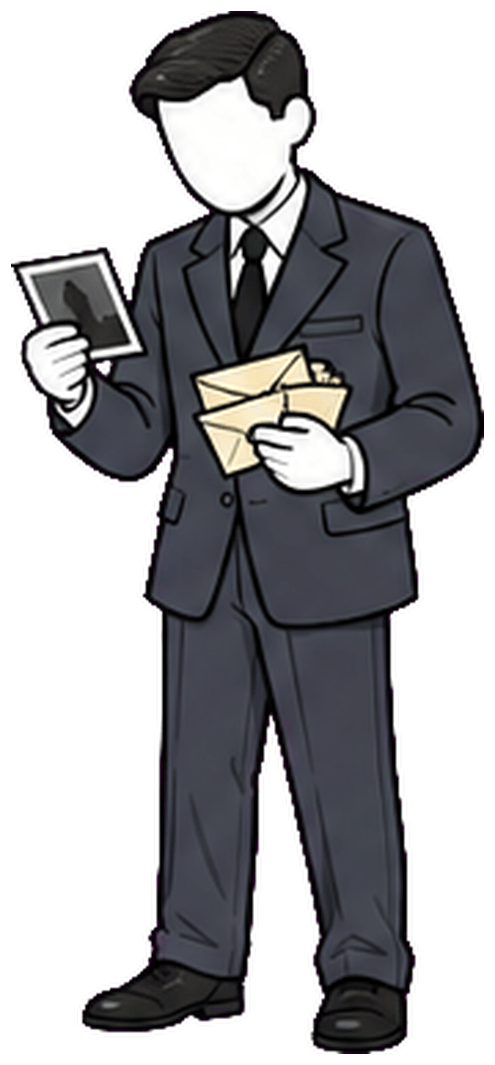
#> input picture brand/characters/ww2/uk-intel-officer-photo-letters.png, 495 x 1065 px
$ python -i alive.py   (imports and definitions only)
#> lines starting #> are read from the running program, lines starting #| are printed output that depends on the picture; after the words box and inside, x2 and y2 are one past the last pixel; in counts of white or black regions, pixels touching at a corner belong together
#!/usr/bin/env python3
"""Bring a pose image to life without cutting it into limbs.

The pose stays ONE image (Firas's rule: no separate limbs). We bend it with a
moving-least-squares rigid warp (Schaefer et al. 2006): a few handles (feet,
hips, chest, head, hands) move a little every frame and the whole picture
follows smoothly, so nothing can come apart at the joints. Small handle moves
read as a real body: breathing, weight shifts, head nods, hand gestures on the
stressed words, a laugh, a tremble, a bobbing walk.

Rig (handles in image pixels) comes from rig.json next to the image when it has
an entry, otherwise it is detected: the faces and hands of this cast are plain
white shapes inside the black outline.

  python3 scripts/nerd/alive.py rig <png> ...           # print detected rigs
  python3 scripts/nerd/alive.py sheet <out.jpg> <png>... # rig overlay for checking
  python3 scripts/nerd/alive.py demo <png> <style> <out.mp4> [seconds]
"""
import json
import math
import sys
from pathlib import Path

import cv2
import numpy as np
from PIL import Image

FPS = 60
MOTION_VERSION = 4   # bump when the motion code changes, so cached clips are rebuilt
REPO = Path(__file__).resolve().parents[2]
RIG_FILES = [REPO / "brand/narrator-poses/rig.json"] + sorted(REPO.glob("brand/characters/*/rig.json"))


# ---------------------------------------------------------------------------- image
def load_rgba(path):
    return np.array(Image.open(path).convert("RGBA"))
#> returned value is the input picture: shape (1065, 495, 4); mean R, G, B, A 88.6, 106.2, 93.3, 142.2


# ---------------------------------------------------------------------------- rig
def rig_for(path):
    """Rig from <dir>/rig.json if present (keys are file stems), else detected."""
    path = Path(path)
    f = path.parent / "rig.json"
    if f.exists():
        r = json.loads(f.read_text()).get(path.stem)
        if r:
            return r
    return detect_rig(load_rgba(path))


# [8 lines left out: function find_rig, not called in this run]


def detect_rig(im):
    a = im[..., 3] > 128
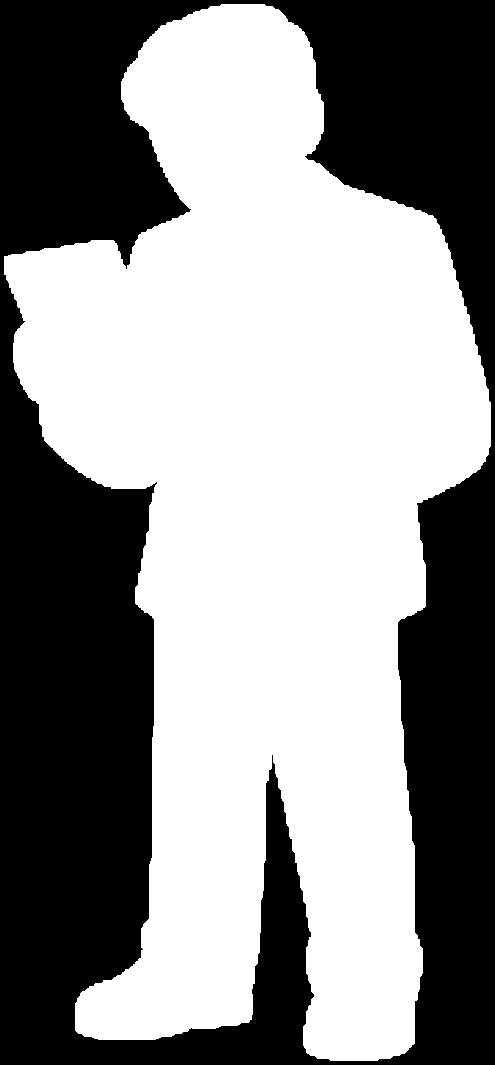
#> a: shape (1065, 495) bool; 55.8% white; 1 black region, box (x1, y1, x2, y2) and area: (0, 0, 495, 1065) 233097
    ys, xs = np.nonzero(a)
    x0, x1, y0, y1 = xs.min(), xs.max(), ys.min(), ys.max()
#> x0 = 4; x1 = 490; y0 = 4; y1 = 1060
    h = y1 - y0
#> h = 1056
    # white interiors (face, hands): drop the outer white stroke by eroding the silhouette
    inner = cv2.erode(a.astype(np.uint8), np.ones((15, 15), np.uint8)) > 0
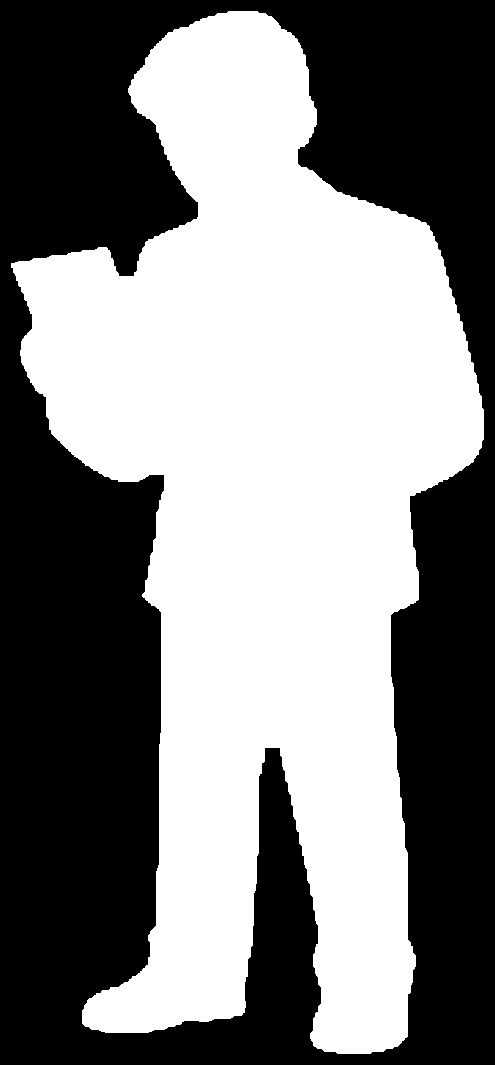
#> inner: shape (1065, 495) bool; 50.2% white; 1 black region, box (x1, y1, x2, y2) and area: (0, 0, 495, 1065) 262595
    rgb = im[..., :3].astype(int)
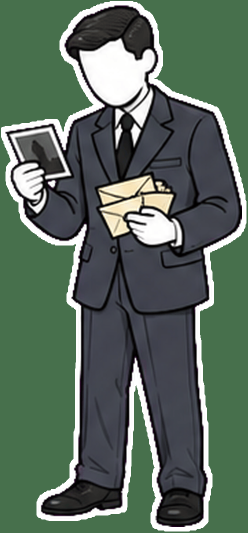
#> rgb: shape (1065, 495, 3) int64 (shown at 1/2 size); mean R, G, B 88.6, 106.2, 93.3
    white = inner & (rgb.min(axis=2) > 215) & (rgb.max(axis=2) - rgb.min(axis=2) < 30)
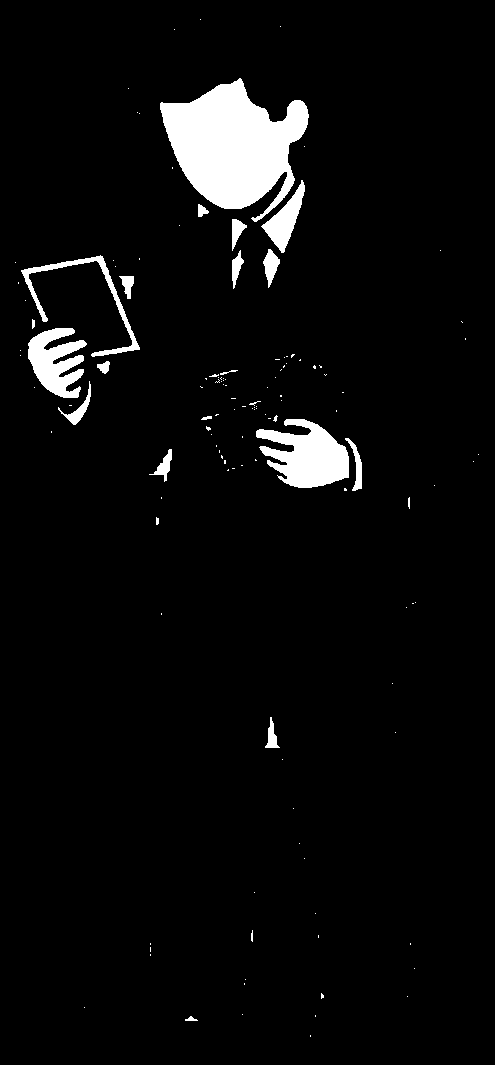
#> white: shape (1065, 495) bool; 4.6% white; 129 white regions (107 under 20 px), largest, box (x1, y1, x2, y2) and area: (160, 78, 309, 222) 12297, (256, 419, 349, 488) 3957, (28, 328, 87, 398) 2488
    n, lab, st, cen = cv2.connectedComponentsWithStats(white.astype(np.uint8), 8)
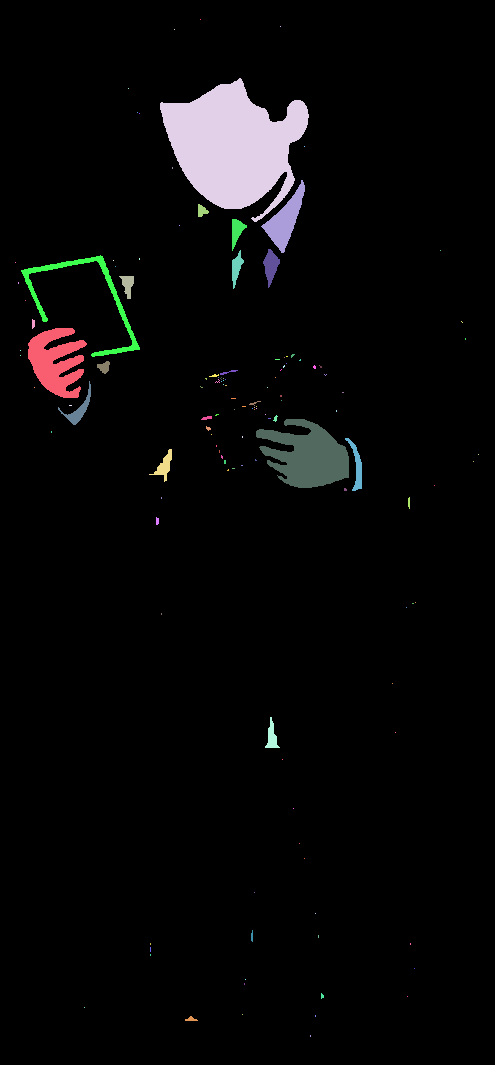
#> lab: shape (1065, 495) int32; 130 distinct labels, from 0 to 129; one colour per label, 0 black
#> n = 130; st = 130 rows, first 6: [0, 0, 495, 1065, 503095], [200, 19, 1, 1, 1], [280, 26, 1, 1, 1], [174, 29, 1, 1, 1], [160, 78, 149, 144, 12297], [128, 88, 1, 1, 1]; cen = 130 pairs, first value 15 to 478, second value 19 to 1035.5
    blobs = [(st[k, cv2.CC_STAT_AREA], cen[k]) for k in range(1, n) if st[k, cv2.CC_STAT_AREA] > 0.0012 * a.sum()]
#> blobs = [(12297, [233.1, 145.2]), (1199, [284.7, 219.8]), (1348, [84.93, 297.3]), (2488, [55.62, 361.3]), (3957, [307, 455.5])]
    blobs.sort(key=lambda b: -b[0])
    head = None
    top = [b for b in blobs if b[1][1] < y0 + 0.35 * h]
#> top = [(12297, [233.1, 145.2]), (2488, [55.62, 361.3]), (1348, [84.93, 297.3]), (1199, [284.7, 219.8])]
    if top:
        head = max(top, key=lambda b: b[0])
#> head = (12297, [233.1, 145.2])
    hands = [b for b in blobs if b is not head and b[0] < 0.03 * a.sum()][:2]
#> hands = [(3957, [307, 455.5]), (2488, [55.62, 361.3])]

    def row_center(y):
        r = np.nonzero(a[int(y)])[0]
        return float((r.min() + r.max()) / 2) if len(r) else float((x0 + x1) / 2)

    hip_y = y0 + 0.55 * h
#> hip_y = 584.8
    chest_y = y0 + 0.33 * h
#> chest_y = 352.5
    rig = {
        "bbox": [int(x0), int(y0), int(x1), int(y1)],
        "feet_y": float(y1 - 0.06 * h),
        "hip": [row_center(hip_y), float(hip_y)],
        "chest": [row_center(chest_y), float(chest_y)],
        "head": [float(head[1][0]), float(head[1][1])] if head else [row_center(y0 + 0.12 * h), float(y0 + 0.12 * h)],
        "hands": [[float(b[1][0]), float(b[1][1])] for b in hands],
    }
#> in row_center, `r = np.nonzero(a[int(y)])[0]`: r = 288 values from 138 to 425
#> rig = {'bbox': [4, 4, 490, 1060], 'feet_y': 996.6, 'hip': [281.5, 584.8], 'chest': [245, 352.5], 'head': [233.1, 145.2], 'hands': [[307, 455.5], [55.62, 361.3]]}
    return rig


# ---------------------------------------------------------------------------- MLS rigid warp
# [57 lines left out: functions mls_rigid_inverse, warp, alpha_fn, not called in this run]


def pulses(t, beats, peak=0.16):
    return float(sum(alpha_fn(np.array(t - b), peak) for b in beats))


# [5 lines left out: function rot, not called in this run]


# how each style moves the body. Angles in degrees, distances as fractions of the figure height.
# Arms never stretch: a gesturing hand turns around its shoulder, so the arm keeps its length.
STYLES = {
    "idle": {},
    "talk": {"arm": 9, "nod": 1.0},
    "point": {"arm": 6, "main_only": True, "lean": 0.012, "nod": 0.8},
    "present": {"arm": 8, "lean": 0.010, "nod": 1.0},
    "count": {"arm": 5, "nod": 1.0},
    "tremble": {"tremble": 1.6, "recoil": 0.035},
    "laugh": {"laugh": 0.012},
    "think": {"tilt": 4.0, "slow": True, "nod": 0.6},
    "search": {"scan": 0.035, "lean": 0.010},
    "shake": {"shake": 6.0},
    "cheer": {"arm": 10, "main_only": True, "bounce": 0.012},
    "wide": {"shrug": 6.0, "nod": 0.6},
    "hop": {"hop": 0.06, "arm": 5},
    "walk": {"walk": 1.0},
    "hold": {"nod": 0.8},
}


MAX_STRAIN = 0.12   # two neighbouring handles may move apart/together by at most 12% of their distance


# [30 lines left out: function limit_strain, not called in this run]


class Rig:
    """Handles of one figure, grouped into rigid parts: feet, hips, chest (+ shoulders), head, hands."""

    # [167 lines left out: functions __init__, targets, pad_image, not called in this run]


# ---------------------------------------------------------------------------- groups (several figures in one image)
class GroupRig:
    """Several figures drawn in one picture (a squad running): each bobs on its own beat."""

    # [128 lines left out: functions __init__, targets, style_for, pick_beats, clip_frames, canvas_geometry and 1 more, not called in this run]


def _job(args):
    spec, out = args
    return encode_clip(spec, out)


# [8 lines left out: function render_all, not called in this run]


def spec_hash(spec):
    import hashlib
    return hashlib.sha1(json.dumps(spec, sort_keys=True).encode()).hexdigest()[:12]


# ---------------------------------------------------------------------------- CLI
# [58 lines left out: functions _sheet, main, not called in this run]


# [2 lines not run here, left out]


# ---------------------------------------------------------------------------- safety check (Firas: the body must never come apart)
def _components(alpha, min_area=60):
    n, _, st, _ = cv2.connectedComponentsWithStats((alpha > 128).astype(np.uint8), 8)
    return int(sum(1 for k in range(1, n) if st[k, cv2.CC_STAT_AREA] >= min_area))


# [43 lines left out: function check_spec, not called in this run]


def _check_job(job):
    spec, out = job
    return str(out), check_spec(spec, every=2)


# [6 lines left out: function check_all, not called in this run]

>>> result = rig_for('../../brand/characters/ww2/uk-intel-officer-photo-letters.png')
#> result has the same summary as rig in detect_rig
